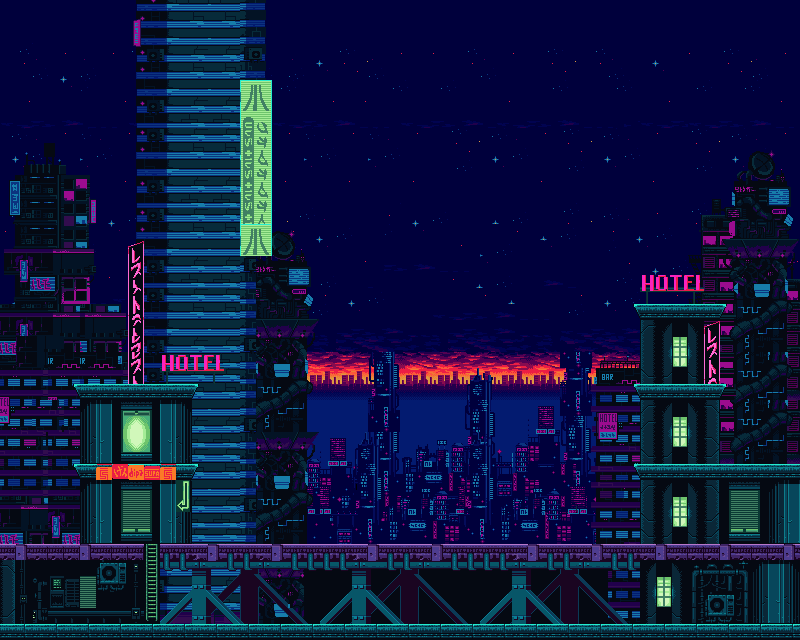

This game map was drawn from its Tiled (.tmx) file and the tilesets committed beside it. A one-line description and the trimmed map source follow:
An orthogonal 50x40 tile map with 16x16 px tiles, 5 tile layers (Fond4, Fond3, Fond2, Fond, ...), 10 tilesets.

<map version="1.5" tiledversion="1.7.2" orientation="orthogonal" renderorder="right-down" width="50" height="40" tilewidth="16" tileheight="16" infinite="0" nextlayerid="13" nextobjectid="1">
 <editorsettings>
  <export target="map..json" format="json" />
 </editorsettings>
 <tileset firstgid="1" name="tileset" tilewidth="16" tileheight="16" tilecount="384" columns="24">
  <image source="TileSetMapCombat1/tileset1.png" width="384" height="256" />
 </tileset>
 <tileset firstgid="385" name="near-buildings-bg" tilewidth="16" tileheight="16" tilecount="390" columns="30">
  <image source="TileSetMapCombat1/background/near-buildings-bg.png" width="493" height="209" />
 </tileset>
 <tileset firstgid="775" name="hotel-sign" tilewidth="16" tileheight="16" tilecount="8" columns="4">
  <image source="TileSetMapCombat1/hotel-sign.png" width="68" height="35" />
 </tileset>
 <tileset firstgid="783" name="banners" tilewidth="16" tileheight="16" tilecount="4" columns="1">
  <image source="TileSetMapCombat1/banners.png" width="28" height="66" />
 </tileset>
 <tileset firstgid="787" name="banner-big-1" tilewidth="16" tileheight="16" tilecount="10" columns="2">
  <image source="TileSetMapCombat1/banner-big-1.png" width="35" height="92" />
 </tileset>
 <tileset firstgid="797" name="banner-side-1" tilewidth="16" tileheight="16" tilecount="4" columns="1">
  <image source="TileSetMapCombat1/banner-side-1.png" width="19" height="76" />
 </tileset>
 <tileset firstgid="801" name="banner-arrow" tilewidth="16" tileheight="16" tilecount="2" columns="1">
  <image source="TileSetMapCombat1/banner-arrow.png" width="16" height="34" />
 </tileset>
 <tileset firstgid="803" name="buildings-bg" tilewidth="16" tileheight="16" tilecount="63" columns="9">
  <image source="TileSetMapCombat1/background/buildings-bg.png" width="144" height="124" />
 </tileset>
 <tileset firstgid="866" name="skyline-a" tilewidth="16" tileheight="16" tilecount="120" columns="8">
  <image source="TileSetMapCombat1/background/skyline-a.png" width="128" height="240" />
 </tileset>
 <tileset firstgid="986" name="tileset2" tilewidth="16" tileheight="16" tilecount="312" columns="39">
  <image source="TileSetMapCombat1/tileset2.png" width="624" height="128" />
 </tileset>
 <layer id="12" name="Fond4" width="50" height="40" locked="1">
  <data>[2000 cells, 231 non-empty, 56 distinct tile ids]</data>
 </layer>
 <layer id="11" name="Fond3" width="50" height="40" locked="1">
  <data>[2000 cells, 1304 non-empty, 131 distinct tile ids]</data>
 </layer>
 <layer id="8" name="Fond2" width="50" height="40" locked="1">
  <data>[2000 cells, 983 non-empty, 296 distinct tile ids]</data>
 </layer>
 <layer id="4" name="Fond" width="50" height="40" locked="1">
  <data>[2000 cells, 757 non-empty, 312 distinct tile ids]</data>
 </layer>
 <layer id="1" name="Sol" width="50" height="40" locked="1">
  <data>[2000 cells, 50 non-empty, 11 distinct tile ids]</data>
 </layer>
</map>
